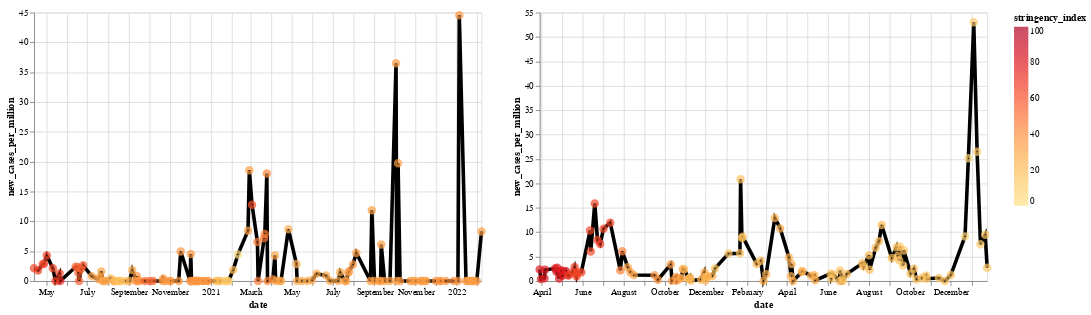
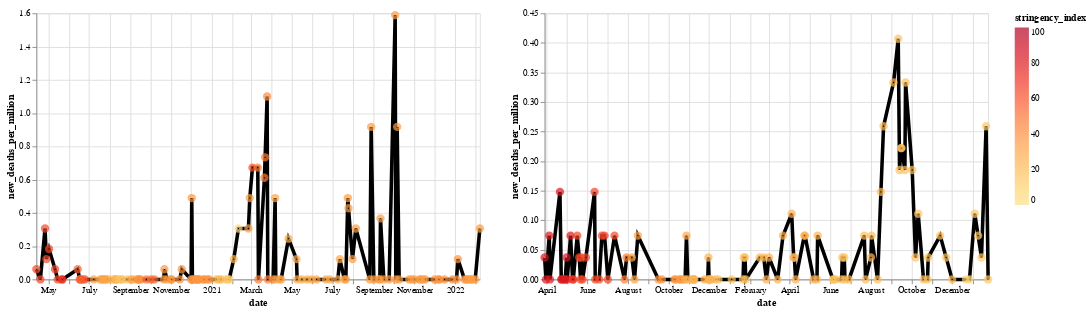

The notebook cell saved with these charts, in order:
### Markdown cell above
In Somalia is seen that the rules go stricter as soon as the cases go up and when the cases go down the stingency index goes down. After a few week the stingency index values need to go up again, because of the higher new cases.
In the beginning did Cote d'Ivoire have a high stingency index, but in the table can been seen that they go down over the couple of monts even though the new cases and new deaths cases go up.

### Code cell
# Somalia new_cases_per_million
soline= alt.Chart(Somalia).mark_line(stroke='black', strokeWidth=4).encode(
      x= 'date:T',
      y= 'new_cases_per_million:Q' ,
).properties(
    width=500,
    height=300
  )


somark= alt.Chart(Somalia).mark_point(strokeWidth=4).encode(
      x= 'date:T',
      y= 'new_cases_per_million:Q' ,
      color=alt.Color('stringency_index:Q', scale=alt.Scale(scheme='yelloworangered', domain=[0, 100])),
      tooltip=(['date',"stringency_index", "location", "new_cases:Q"]),
).properties(
    width=500,
    height=300
  )

# Somalia new_deaths_per_million
so1line= alt.Chart(Somalia).mark_line(stroke='black', strokeWidth=4).encode(
      x= 'date:T',
      y= 'new_deaths_per_million:Q' ,
).properties(
    width=500,
    height=300
  )


so1mark= alt.Chart(Somalia).mark_point(strokeWidth=4).encode(
      x= 'date:T',
      y= 'new_deaths_per_million:Q' ,
      color=alt.Color('stringency_index:Q', scale=alt.Scale(scheme='yelloworangered', domain=[0, 100])),
      tooltip=(['date',"stringency_index", "location", "new_cases:Q"]),
).properties(
    width=500,
    height=300
  )

# Cote d'Ivoire new_cases_per_million
cline= alt.Chart(CotedIvoire).mark_line(stroke='black', strokeWidth=4).encode(
      x= 'date:T',
      y= 'new_cases_per_million:Q' ,
).properties(
    width=500,
    height=300
  )


cmark= alt.Chart(CotedIvoire).mark_point(strokeWidth=4).encode(
      x= 'date:T',
      y= 'new_cases_per_million:Q' ,
      color=alt.Color('stringency_index:Q', scale=alt.Scale(scheme='yelloworangered', domain=[0, 100])),
      tooltip=(['date',"stringency_index", "location", "new_cases:Q"]),
).properties(
    width=500,
    height=300
  )

# Cote d'Ivoire new_deats_per_million
c1line= alt.Chart(CotedIvoire).mark_line(stroke='black', strokeWidth=4).encode(
      x= 'date:T',
      y= 'new_deaths_per_million:Q' ,
).properties(
    width=500,
    height=300
  )


c1mark= alt.Chart(CotedIvoire).mark_point(strokeWidth=4).encode(
      x= 'date:T',
      y= 'new_deaths_per_million:Q' ,
      color=alt.Color('stringency_index:Q', scale=alt.Scale(scheme='yelloworangered', domain=[0, 100])),
      tooltip=(['date',"stringency_index", "location", "new_cases:Q"]),
).properties(
    width=500,
    height=300
  )

display(soline + somark|cline + cmark)
display(so1line + so1mark|c1line + c1mark)
